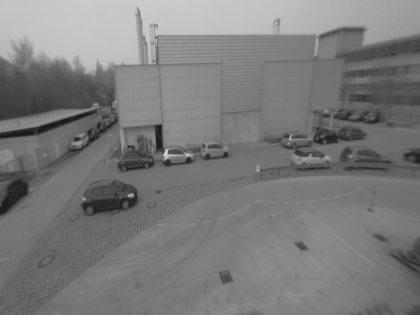
%> input picture exs_all/ex05/ex05/img1.png, 420 x 315 px, shrunk from 640 x 480 before the run
$ octave mainOF.m   (GNU Octave 9; MATLAB toolbox functions it lacks are replaced by stand-ins)
%> lines starting %> are read from the running program, lines starting %| are printed output that depends on the picture
### exs_all/ex04/ex04/imreadbw.m
function I = imreadbw(file)
I=im2double(imread(file)) ;

if(size(I,3) > 1)
  I = rgb2gray( I );
end


### exs_all/ex05/ex05/getMq.m
function [M11, M12, M22, q1, q2] = getMq(I1, I2, sigma)
differ = [1,0,-1];

sobely = differ' * ones(1,3);
sobelx = sobely';

Ix = conv2(I1, sobelx, 'same');
Iy = conv2(I1, sobely, 'same');

k = 4*sigma+1;
Gaus_kernel = zeros(k,k);
for i = 1:2*k+1
    for j = 1:2*k+1
    Gaus_kernel(i,j) = exp(-((i+j)^2)/(2*sigma));
    end
end
Gaus_sum = sum(sum(Gaus_kernel));
Gaus_kernel = Gaus_kernel/Gaus_sum;

M11 = conv2(Ix.*Ix, Gaus_kernel, 'same');
M22 = conv2(Iy.*Iy, Gaus_kernel, 'same');
M12 = conv2(Iy.*Ix, Gaus_kernel, 'same');

%% q
It = I2 - I1;

q1 = conv2(Ix.*It, Gaus_kernel, 'same');
q2 = conv2(Iy.*It, Gaus_kernel, 'same');


end

### exs_all/ex05/ex05/getFlow.m
function [vx, vy] = getFlow(I1, I2, sigma)

[M11, M12, M22, q1, q2] = getMq(I1, I2, sigma);

% TODO calc flow (w/o loop).
detM = M11.*M22 - M12.*M12;

vx = (M22.*q1 - M12.*q2)./(-detM);
vy = (M11.*q2 - M12.*q1)./(-detM);

end

### exs_all/ex05/ex05/mainOF.m
clear all;
close all;

I1 = imreadbw('img1.png');
I2 = imreadbw('img2.png');
%> call 2 of imreadbw, with file = 'img2.png'
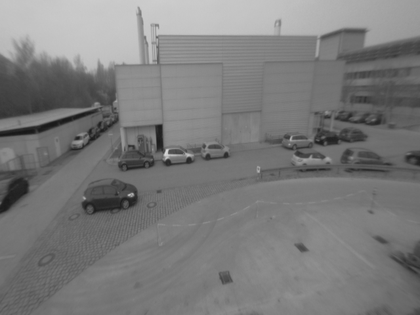
%> input picture exs_all/ex05/ex05/img2.png, 420 x 315 px, shrunk from 640 x 480 before the run
[M,N] = size(I1);
%> M = 315; N = 420

[vx,vy] = getFlow(I1, I2, 2);
%> in getMq, `M22 = conv2(Iy.*Iy, Gaus_kernel, 'same');`:
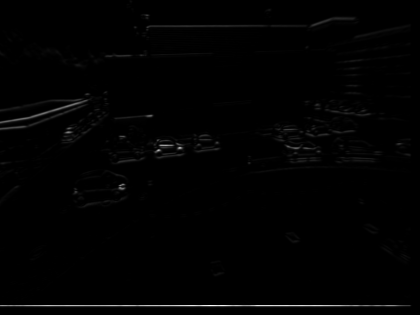
%> M22: size 315x420 double; min 1.6e-44, max 2.03, mean 0.0174; drawn with min black and max white
%> in getMq, `It = I2 - I1;`:
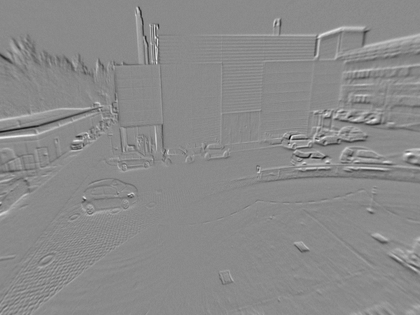
%> It: size 315x420 double; min -0.322, max 0.271, mean 0.00029; drawn with min black and max white
%> in getMq, `q2 = conv2(Iy.*It, Gaus_kernel, 'same');`:
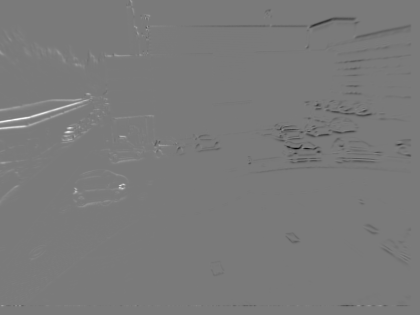
%> q2: size 315x420 double; min -0.173, max 0.187, mean -0.000214; drawn with min black and max white
%> in getFlow, `vx = (M22.*q1 - M12.*q2)./(-detM);`:
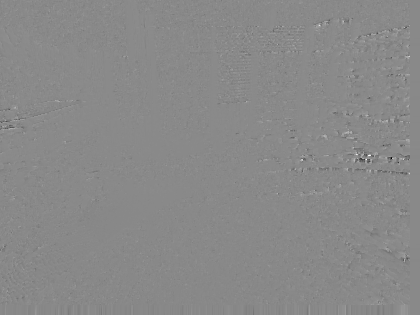
%> vx: size 315x420 double; min -17.94, max 15.41, mean 0.0246; drawn with min black and max white
%> in getFlow, `vy = (M11.*q2 - M12.*q1)./(-detM);`:
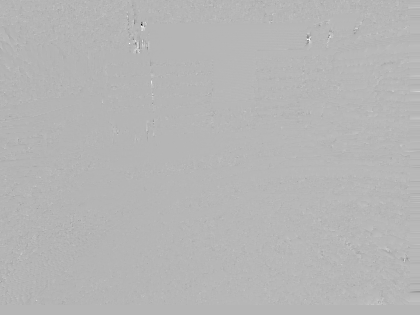
%> vy: size 315x420 double; min -21.32, max 8.64, mean 0.04; drawn with min black and max white

figure,
% [5 lines of commented-out code are left out]
hold off
imagesc(I2);
colormap gray
hold on
quiver(vx,vy,0);
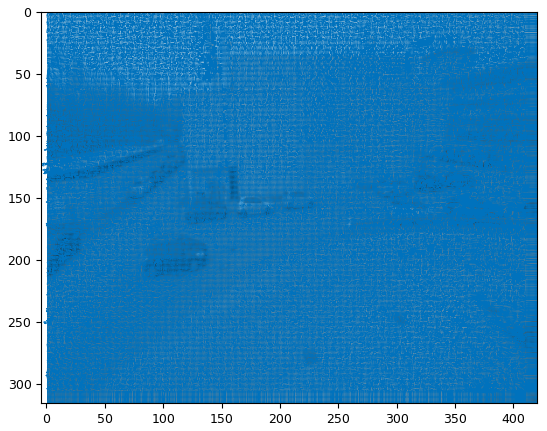
%> figure redrawn from the program's plot data
